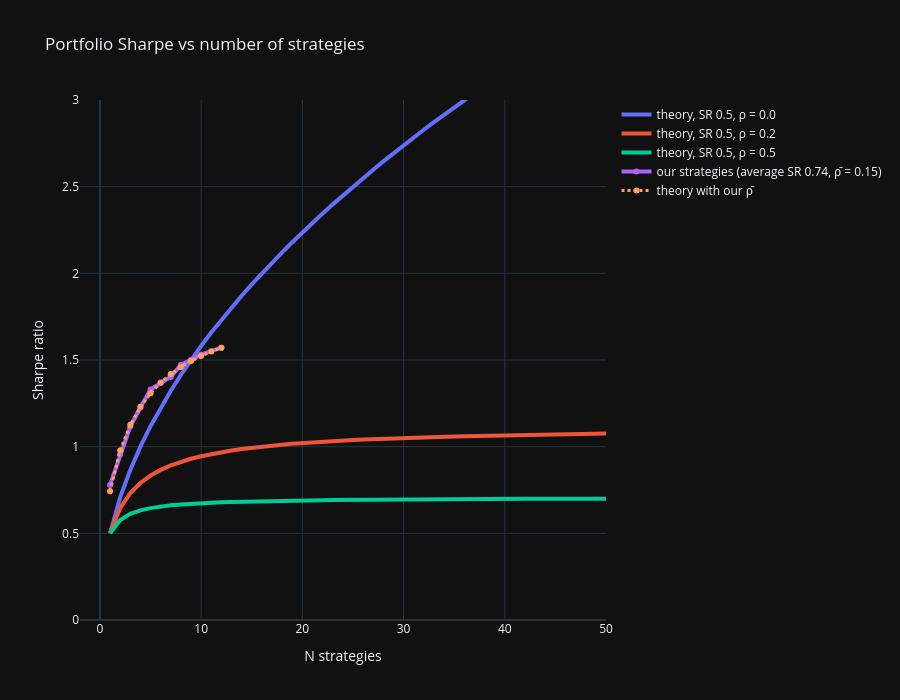

Source (notebook cell):
### Code cell
vt = raw * (TARGET_VOL / ann_vol(raw))                    # vol-targeted (section 5)
rng = np.random.default_rng(1)
emp = pd.Series({n: np.mean([sharpe(vt[rng.choice(vt.columns, n, replace=False)].mean(axis=1)) for _ in range(300)])
                 for n in range(1, vt.shape[1] + 1)})

corr = vt.corr().values
rho_bar = corr[np.triu_indices(len(corr), 1)].mean()

fig = go.Figure()
for c in theory:
    fig.add_scatter(x=theory.index, y=theory[c], name=f"theory, SR 0.5, {c}", line_width=4)
fig.add_scatter(x=emp.index, y=emp, name=f"our strategies (average SR {sharpe(raw).mean():.2f}, ρ̄ = {rho_bar:.2f})", mode="lines+markers", line_width=4)
fig.add_scatter(x=emp.index, y=sr_portfolio(sharpe(raw).mean(), emp.index.values, rho_bar), name="theory with our ρ̄",
                line=dict(dash="dot", width=3))
fig.update_layout(title="Portfolio Sharpe vs number of strategies", xaxis_title="N strategies",
                  yaxis_title="Sharpe ratio", yaxis_range=[0, 3], height=700).show()

### Figure 1 — Plotly figure (JSON) as saved in the notebook; plotly's stock layout.template omitted (floating-point values rounded to 4 significant figures)
{"data": [{"line": {"width": 4}, "name": "theory, SR 0.5, ρ = 0.0", "type": "scatter", "x": [1, 2, 3, 4, 5, 6, 7, 8, 9, 10, 11, 12, 13, 14, 15, 16, 17, 18, 19, 20, 21, 22, 23, 24, 25, 26, 27, 28, 29, 30, 31, 32, 33, 34, 35, 36, 37, 38, 39, 40, 41, 42, 43, 44, 45, 46, 47, 48, 49, 50], "y": [0.5, 0.7071, 0.866, 1.0, 1.118, 1.225, 1.323, 1.414, 1.5, 1.581, 1.658, 1.732, 1.803, 1.871, 1.936, 2.0, 2.062, 2.121, 2.179, 2.236, 2.291, 2.345, 2.398, 2.449, 2.5, 2.55, 2.598, 2.646, 2.693, 2.739, 2.784, 2.828, 2.872, 2.915, 2.958, 3.0, 3.041, 3.082, 3.122, 3.162, 3.202, 3.24, 3.279, 3.317, 3.354, 3.391, 3.428, 3.464, 3.5, 3.536]}, {"line": {"width": 4}, "name": "theory, SR 0.5, ρ = 0.2", "type": "scatter", "x": [1, 2, 3, 4, 5, 6, 7, 8, 9, 10, 11, 12, 13, 14, 15, 16, 17, 18, 19, 20, 21, 22, 23, 24, 25, 26, 27, 28, 29, 30, 31, 32, 33, 34, 35, 36, 37, 38, 39, 40, 41, 42, 43, 44, 45, 46, 47, 48, 49, 50], "y": [0.5, 0.6455, 0.7319, 0.7906, 0.8333, 0.866, 0.8919, 0.9129, 0.9303, 0.9449, 0.9574, 0.9682, 0.9777, 0.986, 0.9934, 1.0, 1.006, 1.011, 1.016, 1.021, 1.025, 1.028, 1.032, 1.035, 1.038, 1.041, 1.043, 1.046, 1.048, 1.05, 1.052, 1.054, 1.056, 1.058, 1.059, 1.061, 1.062, 1.063, 1.065, 1.066, 1.067, 1.068, 1.069, 1.07, 1.071, 1.072, 1.073, 1.074, 1.075, 1.076]}, {"line": {"width": 4}, "name": "theory, SR 0.5, ρ = 0.5", "type": "scatter", "x": [1, 2, 3, 4, 5, 6, 7, 8, 9, 10, 11, 12, 13, 14, 15, 16, 17, 18, 19, 20, 21, 22, 23, 24, 25, 26, 27, 28, 29, 30, 31, 32, 33, 34, 35, 36, 37, 38, 39, 40, 41, 42, 43, 44, 45, 46, 47, 48, 49, 50], "y": [0.5, 0.5774, 0.6124, 0.6325, 0.6455, 0.6547, 0.6614, 0.6667, 0.6708, 0.6742, 0.677, 0.6794, 0.6814, 0.6831, 0.6847, 0.686, 0.6872, 0.6882, 0.6892, 0.6901, 0.6908, 0.6916, 0.6922, 0.6928, 0.6934, 0.6939, 0.6944, 0.6948, 0.6952, 0.6956, 0.696, 0.6963, 0.6966, 0.6969, 0.6972, 0.6975, 0.6977, 0.698, 0.6982, 0.6984, 0.6986, 0.6988, 0.699, 0.6992, 0.6994, 0.6995, 0.6997, 0.6999, 0.7, 0.7001]}, {"line": {"width": 4}, "mode": "lines+markers", "name": "our strategies (average SR 0.74, ρ̄ = 0.15)", "type": "scatter", "x": [1, 2, 3, 4, 5, 6, 7, 8, 9, 10, 11, 12], "y": [0.7796, 0.9547, 1.116, 1.226, 1.329, 1.367, 1.402, 1.472, 1.5, 1.531, 1.551, 1.571]}, {"line": {"dash": "dot", "width": 3}, "name": "theory with our ρ̄", "type": "scatter", "x": [1, 2, 3, 4, 5, 6, 7, 8, 9, 10, 11, 12], "y": [0.7427, 0.9782, 1.126, 1.23, 1.308, 1.37, 1.419, 1.46, 1.494, 1.524, 1.549, 1.571]}], "layout": {"height": 700, "title": {"text": "Portfolio Sharpe vs number of strategies"}, "xaxis": {"title": {"text": "N strategies"}}, "yaxis": {"range": [0, 3], "title": {"text": "Sharpe ratio"}}}}
